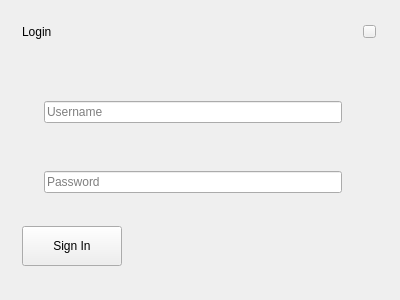
<?xml version="1.0" encoding="UTF-8"?>
<ui version="4.0">
 <class>Cloginui</class>
 <widget class="QWidget" name="Cloginui">
  <property name="geometry">
   <rect>
    <x>0</x>
    <y>0</y>
    <width>400</width>
    <height>300</height>
   </rect>
  </property>
  <property name="minimumSize">
   <size>
    <width>400</width>
    <height>300</height>
   </size>
  </property>
  <property name="maximumSize">
   <size>
    <width>400</width>
    <height>300</height>
   </size>
  </property>
  <property name="windowTitle">
   <string>Cloginui</string>
  </property>
  <layout class="QVBoxLayout" name="verticalLayout">
   <property name="spacing">
    <number>0</number>
   </property>
   <property name="leftMargin">
    <number>0</number>
   </property>
   <property name="topMargin">
    <number>0</number>
   </property>
   <property name="rightMargin">
    <number>0</number>
   </property>
   <property name="bottomMargin">
    <number>0</number>
   </property>
   <item>
    <widget class="QWidget" name="widget_top" native="true">
     <property name="minimumSize">
      <size>
       <width>0</width>
       <height>63</height>
      </size>
     </property>
     <property name="maximumSize">
      <size>
       <width>16777215</width>
       <height>63</height>
      </size>
     </property>
     <layout class="QHBoxLayout" name="horizontalLayout">
      <property name="spacing">
       <number>0</number>
      </property>
      <property name="leftMargin">
       <number>22</number>
      </property>
      <property name="topMargin">
       <number>0</number>
      </property>
      <property name="rightMargin">
       <number>24</number>
      </property>
      <property name="bottomMargin">
       <number>0</number>
      </property>
      <item>
       <widget class="QLabel" name="label_tilte">
        <property name="text">
         <string>Login</string>
        </property>
       </widget>
      </item>
      <item>
       <spacer name="horizontalSpacer">
        <property name="orientation">
         <enum>Qt::Horizontal</enum>
        </property>
        <property name="sizeHint" stdset="0">
         <size>
          <width>308</width>
          <height>20</height>
         </size>
        </property>
       </spacer>
      </item>
      <item>
       <widget class="QPushButton" name="pushButton_cloese">
        <property name="minimumSize">
         <size>
          <width>13</width>
          <height>13</height>
         </size>
        </property>
        <property name="maximumSize">
         <size>
          <width>13</width>
          <height>13</height>
         </size>
        </property>
        <property name="cursor">
         <cursorShape>PointingHandCursor</cursorShape>
        </property>
        <property name="focusPolicy">
         <enum>Qt::NoFocus</enum>
        </property>
        <property name="text">
         <string/>
        </property>
       </widget>
      </item>
     </layout>
    </widget>
   </item>
   <item>
    <widget class="QWidget" name="widget_center" native="true">
     <layout class="QVBoxLayout" name="verticalLayout_2">
      <property name="spacing">
       <number>20</number>
      </property>
      <property name="leftMargin">
       <number>22</number>
      </property>
      <property name="topMargin">
       <number>23</number>
      </property>
      <property name="rightMargin">
       <number>22</number>
      </property>
      <property name="bottomMargin">
       <number>34</number>
      </property>
      <item>
       <widget class="QWidget" name="widget_user" native="true">
        <property name="minimumSize">
         <size>
          <width>358</width>
          <height>52</height>
         </size>
        </property>
        <property name="maximumSize">
         <size>
          <width>358</width>
          <height>52</height>
         </size>
        </property>
        <layout class="QHBoxLayout" name="horizontalLayout_3">
         <property name="leftMargin">
          <number>22</number>
         </property>
         <property name="rightMargin">
          <number>17</number>
         </property>
         <item>
          <widget class="QLineEdit" name="lineEdit_user">
           <property name="text">
            <string/>
           </property>
           <property name="placeholderText">
            <string>Username</string>
           </property>
          </widget>
         </item>
         <item>
          <widget class="QLabel" name="label_user">
           <property name="minimumSize">
            <size>
             <width>15</width>
             <height>17</height>
            </size>
           </property>
           <property name="maximumSize">
            <size>
             <width>15</width>
             <height>17</height>
            </size>
           </property>
           <property name="text">
            <string/>
           </property>
          </widget>
         </item>
        </layout>
       </widget>
      </item>
      <item>
       <widget class="QWidget" name="widget_pwd" native="true">
        <property name="minimumSize">
         <size>
          <width>358</width>
          <height>52</height>
         </size>
        </property>
        <property name="maximumSize">
         <size>
          <width>358</width>
          <height>52</height>
         </size>
        </property>
        <layout class="QHBoxLayout" name="horizontalLayout_4">
         <property name="leftMargin">
          <number>22</number>
         </property>
         <property name="rightMargin">
          <number>17</number>
         </property>
         <item>
          <widget class="QLineEdit" name="lineEdit_pwd">
           <property name="text">
            <string/>
           </property>
           <property name="placeholderText">
            <string>Password</string>
           </property>
          </widget>
         </item>
         <item>
          <widget class="QLabel" name="label_pwd">
           <property name="minimumSize">
            <size>
             <width>15</width>
             <height>17</height>
            </size>
           </property>
           <property name="maximumSize">
            <size>
             <width>15</width>
             <height>17</height>
            </size>
           </property>
           <property name="text">
            <string/>
           </property>
          </widget>
         </item>
        </layout>
       </widget>
      </item>
      <item>
       <widget class="QWidget" name="widget_bottom" native="true">
        <property name="minimumSize">
         <size>
          <width>0</width>
          <height>40</height>
         </size>
        </property>
        <property name="maximumSize">
         <size>
          <width>16777215</width>
          <height>40</height>
         </size>
        </property>
        <layout class="QHBoxLayout" name="horizontalLayout_2">
         <property name="spacing">
          <number>30</number>
         </property>
         <property name="leftMargin">
          <number>0</number>
         </property>
         <property name="topMargin">
          <number>0</number>
         </property>
         <property name="rightMargin">
          <number>0</number>
         </property>
         <property name="bottomMargin">
          <number>0</number>
         </property>
         <item>
          <widget class="QPushButton" name="pushButton_confirm">
           <property name="minimumSize">
            <size>
             <width>100</width>
             <height>40</height>
            </size>
           </property>
           <property name="maximumSize">
            <size>
             <width>100</width>
             <height>40</height>
            </size>
           </property>
           <property name="cursor">
            <cursorShape>PointingHandCursor</cursorShape>
           </property>
           <property name="text">
            <string>Sign In</string>
           </property>
          </widget>
         </item>
         <item>
          <widget class="QLabel" name="label_forget">
           <property name="minimumSize">
            <size>
             <width>125</width>
             <height>11</height>
            </size>
           </property>
           <property name="maximumSize">
            <size>
             <width>125</width>
             <height>11</height>
            </size>
           </property>
           <property name="cursor">
            <cursorShape>PointingHandCursor</cursorShape>
           </property>
           <property name="text">
            <string/>
           </property>
          </widget>
         </item>
         <item>
          <spacer name="horizontalSpacer_2">
           <property name="orientation">
            <enum>Qt::Horizontal</enum>
           </property>
           <property name="sizeHint" stdset="0">
            <size>
             <width>40</width>
             <height>20</height>
            </size>
           </property>
          </spacer>
         </item>
        </layout>
       </widget>
      </item>
     </layout>
    </widget>
   </item>
  </layout>
 </widget>
 <layoutdefault spacing="6" margin="11"/>
 <resources/>
 <connections/>
</ui>
